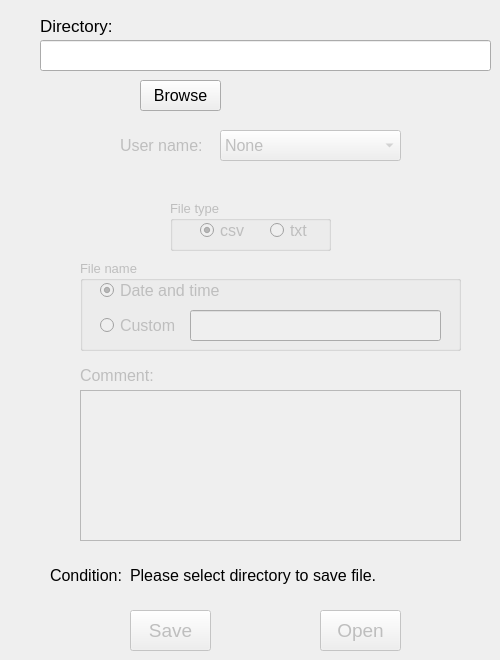
                <widget class="QWidget" name="tab_15">
                 <attribute name="title">
                  <string>Other</string>
                 </attribute>
                 <widget class="QLabel" name="label_27">
                  <property name="geometry">
                   <rect>
                    <x>40</x>
                    <y>10</y>
                    <width>171</width>
                    <height>31</height>
                   </rect>
                  </property>
                  <property name="font">
                   <font>
                    <pointsize>13</pointsize>
                   </font>
                  </property>
                  <property name="text">
                   <string>Directory:</string>
                  </property>
                 </widget>
                 <widget class="QLineEdit" name="lineEdit_directory_O_keithley">
                  <property name="geometry">
                   <rect>
                    <x>40</x>
                    <y>40</y>
                    <width>451</width>
                    <height>31</height>
                   </rect>
                  </property>
                  <property name="font">
                   <font>
                    <pointsize>12</pointsize>
                   </font>
                  </property>
                  <property name="text">
                   <string/>
                  </property>
                 </widget>
                 <widget class="QPushButton" name="pushButton_browse_save_O_keithley">
                  <property name="geometry">
                   <rect>
                    <x>140</x>
                    <y>80</y>
                    <width>81</width>
                    <height>31</height>
                   </rect>
                  </property>
                  <property name="font">
                   <font>
                    <pointsize>12</pointsize>
                   </font>
                  </property>
                  <property name="text">
                   <string>Browse</string>
                  </property>
                 </widget>
                 <widget class="QGroupBox" name="groupBox_File_Type_O_keithley">
                  <property name="enabled">
                   <bool>false</bool>
                  </property>
                  <property name="geometry">
                   <rect>
                    <x>170</x>
                    <y>200</y>
                    <width>161</width>
                    <height>51</height>
                   </rect>
                  </property>
                  <property name="font">
                   <font>
                    <pointsize>10</pointsize>
                   </font>
                  </property>
                  <property name="title">
                   <string>File type</string>
                  </property>
                  <widget class="QRadioButton" name="radioButton_csv_O_keithley">
                   <property name="geometry">
                    <rect>
                     <x>30</x>
                     <y>20</y>
                     <width>61</width>
                     <height>21</height>
                    </rect>
                   </property>
                   <property name="font">
                    <font>
                     <pointsize>12</pointsize>
                    </font>
                   </property>
                   <property name="acceptDrops">
                    <bool>false</bool>
                   </property>
                   <property name="autoFillBackground">
                    <bool>false</bool>
                   </property>
                   <property name="text">
                    <string>csv</string>
                   </property>
                   <property name="checked">
                    <bool>true</bool>
                   </property>
                  </widget>
                  <widget class="QRadioButton" name="radioButton_txt_O_keithley">
                   <property name="geometry">
                    <rect>
                     <x>100</x>
                     <y>20</y>
                     <width>61</width>
                     <height>21</height>
                    </rect>
                   </property>
                   <property name="font">
                    <font>
                     <pointsize>12</pointsize>
                    </font>
                   </property>
                   <property name="text">
                    <string>txt</string>
                   </property>
                  </widget>
                 </widget>
                 <widget class="QGroupBox" name="groupBox_Filename_O_keithley">
                  <property name="enabled">
                   <bool>false</bool>
                  </property>
                  <property name="geometry">
                   <rect>
                    <x>80</x>
                    <y>260</y>
                    <width>381</width>
                    <height>91</height>
                   </rect>
                  </property>
                  <property name="font">
                   <font>
                    <pointsize>10</pointsize>
                   </font>
                  </property>
                  <property name="title">
                   <string>File name</string>
                  </property>
                  <widget class="QRadioButton" name="radioButton_Timename_O_keithley">
                   <property name="geometry">
                    <rect>
                     <x>20</x>
                     <y>20</y>
                     <width>151</width>
                     <height>21</height>
                    </rect>
                   </property>
                   <property name="font">
                    <font>
                     <pointsize>12</pointsize>
                    </font>
                   </property>
                   <property name="text">
                    <string>Date and time</string>
                   </property>
                   <property name="checked">
                    <bool>true</bool>
                   </property>
                  </widget>
                  <widget class="QRadioButton" name="radioButton_Custom_Name_O_keithley">
                   <property name="geometry">
                    <rect>
                     <x>20</x>
                     <y>50</y>
                     <width>121</width>
                     <height>31</height>
                    </rect>
                   </property>
                   <property name="font">
                    <font>
                     <pointsize>12</pointsize>
                    </font>
                   </property>
                   <property name="text">
                    <string>Custom</string>
                   </property>
                  </widget>
                  <widget class="QLineEdit" name="lineEdit_Custom_Name_O_keithley">
                   <property name="enabled">
                    <bool>false</bool>
                   </property>
                   <property name="geometry">
                    <rect>
                     <x>110</x>
                     <y>50</y>
                     <width>251</width>
                     <height>31</height>
                    </rect>
                   </property>
                   <property name="font">
                    <font>
                     <pointsize>12</pointsize>
                    </font>
                   </property>
                  </widget>
                 </widget>
                 <widget class="QLabel" name="label_comment_O_keithley">
                  <property name="enabled">
                   <bool>false</bool>
                  </property>
                  <property name="geometry">
                   <rect>
                    <x>80</x>
                    <y>360</y>
                    <width>91</width>
                    <height>31</height>
                   </rect>
                  </property>
                  <property name="font">
                   <font>
                    <pointsize>12</pointsize>
                   </font>
                  </property>
                  <property name="text">
                   <string>Comment:</string>
                  </property>
                 </widget>
                 <widget class="QTextEdit" name="textEdit_comment_O_keithley">
                  <property name="enabled">
                   <bool>false</bool>
                  </property>
                  <property name="geometry">
                   <rect>
                    <x>80</x>
                    <y>390</y>
                    <width>381</width>
                    <height>151</height>
                   </rect>
                  </property>
                 </widget>
                 <widget class="QPushButton" name="pushButton_Save_O_keithley">
                  <property name="enabled">
                   <bool>false</bool>
                  </property>
                  <property name="geometry">
                   <rect>
                    <x>130</x>
                    <y>610</y>
                    <width>81</width>
                    <height>41</height>
                   </rect>
                  </property>
                  <property name="font">
                   <font>
                    <pointsize>14</pointsize>
                   </font>
                  </property>
                  <property name="text">
                   <string>Save</string>
                  </property>
                 </widget>
                 <widget class="QPushButton" name="pushButton_Open_O_keithley">
                  <property name="enabled">
                   <bool>false</bool>
                  </property>
                  <property name="geometry">
                   <rect>
                    <x>320</x>
                    <y>610</y>
                    <width>81</width>
                    <height>41</height>
                   </rect>
                  </property>
                  <property name="font">
                   <font>
                    <pointsize>14</pointsize>
                   </font>
                  </property>
                  <property name="text">
                   <string>Open</string>
                  </property>
                 </widget>
                 <widget class="QLabel" name="label_condition_O_keithley">
                  <property name="geometry">
                   <rect>
                    <x>130</x>
                    <y>560</y>
                    <width>361</width>
                    <height>31</height>
                   </rect>
                  </property>
                  <property name="font">
                   <font>
                    <pointsize>12</pointsize>
                   </font>
                  </property>
                  <property name="text">
                   <string>Please select directory to save file.</string>
                  </property>
                 </widget>
                 <widget class="QLabel" name="label_18">
                  <property name="geometry">
                   <rect>
                    <x>50</x>
                    <y>560</y>
                    <width>81</width>
                    <height>31</height>
                   </rect>
                  </property>
                  <property name="font">
                   <font>
                    <pointsize>12</pointsize>
                   </font>
                  </property>
                  <property name="text">
                   <string>Condition:</string>
                  </property>
                 </widget>
                 <widget class="QLabel" name="label_username_O_keithley">
                  <property name="enabled">
                   <bool>false</bool>
                  </property>
                  <property name="geometry">
                   <rect>
                    <x>120</x>
                    <y>130</y>
                    <width>91</width>
                    <height>31</height>
                   </rect>
                  </property>
                  <property name="font">
                   <font>
                    <pointsize>12</pointsize>
                   </font>
                  </property>
                  <property name="text">
                   <string>User name:</string>
                  </property>
                 </widget>
                 <widget class="QComboBox" name="comboBox_Name_Folder_O_keithley">
                  <property name="enabled">
                   <bool>false</bool>
                  </property>
                  <property name="geometry">
                   <rect>
                    <x>220</x>
                    <y>130</y>
                    <width>181</width>
                    <height>31</height>
                   </rect>
                  </property>
                  <property name="font">
                   <font>
                    <pointsize>12</pointsize>
                   </font>
                  </property>
                  <item>
                   <property name="text">
                    <string>None</string>
                   </property>
                  </item>
                  <item>
                   <property name="text">
                    <string>Horimbere</string>
                   </property>
                  </item>
                  <item>
                   <property name="text">
                    <string>Sell</string>
                   </property>
                  </item>
                  <item>
                   <property name="text">
                    <string>Snyder</string>
                   </property>
                  </item>
                  <item>
                   <property name="text">
                    <string>Tran</string>
                   </property>
                  </item>
                  <item>
                   <property name="text">
                    <string>Vannucci</string>
                   </property>
                  </item>
                  <item>
                   <property name="text">
                    <string>Wang</string>
                   </property>
                  </item>
                  <item>
                   <property name="text">
                    <string>Williams</string>
                   </property>
                  </item>
                 </widget>
                </widget>
